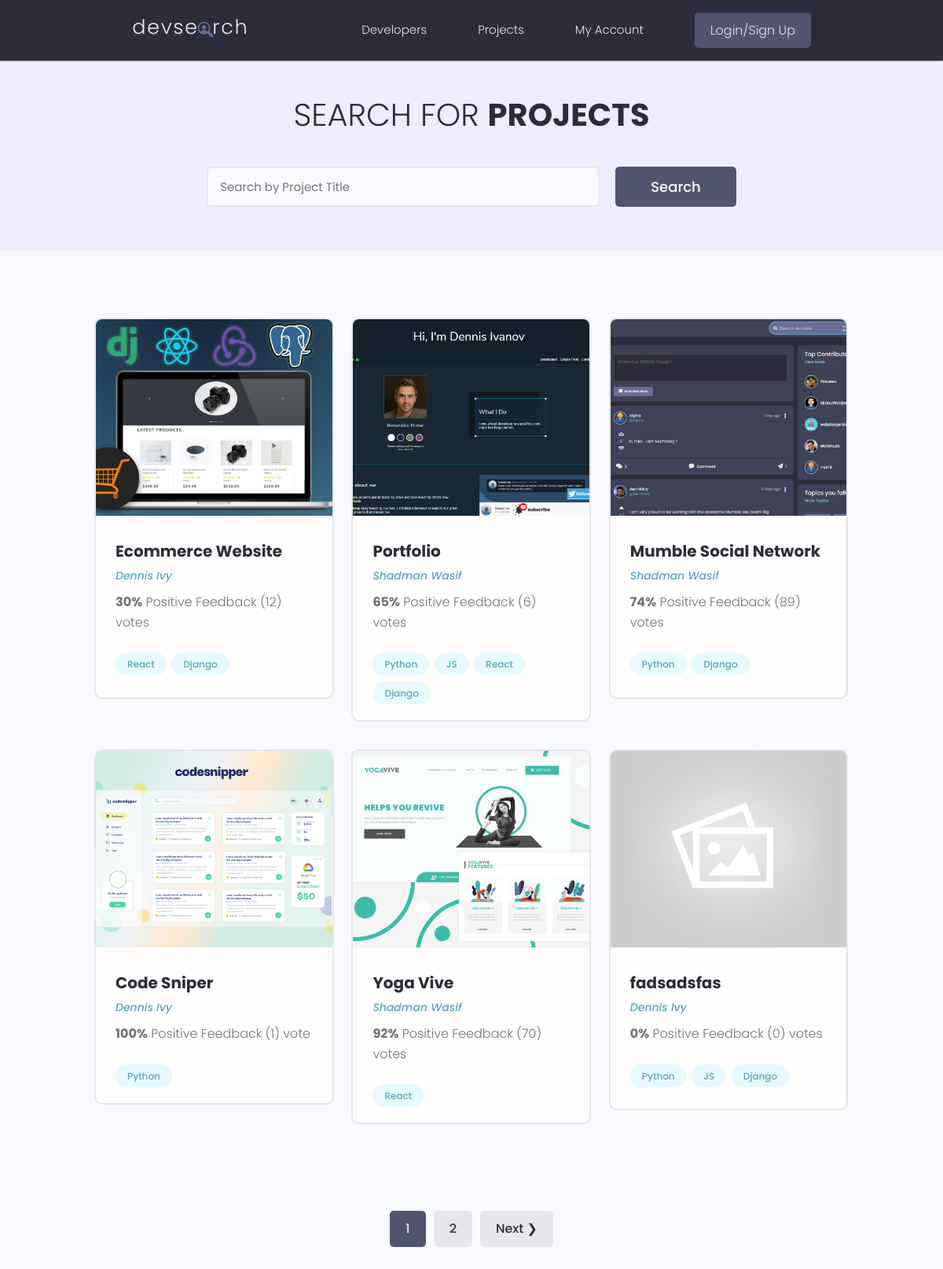
/projects/, run on the app's committed database.
### projects/models.py (models this page shows, shortened)
class Project(models.Model):
    owner = models.ForeignKey(Profile, null=True, blank=True, on_delete=models.SET_NULL)
    title = models.CharField(max_length=200)
    description = models.TextField(null=True, blank=True)
    featured_image = models.ImageField(null=True, blank=True, default="default.jpg")
    demo_link = models.CharField(max_length=200, null=True, blank=True)
    source_link = models.CharField(max_length=200, null=True, blank=True)
    tags = models.ManyToManyField('Tag', blank=True)
    vote_total = models.IntegerField(default=0, null=True, blank=True)
    vote_ratio = models.IntegerField(default=0, null=True, blank=True)
    created = models.DateTimeField(auto_now_add=True)
    id = models.UUIDField(default=uuid.uuid4, unique=True, primary_key=True, editable=False)
    class Meta:
        ordering = ['created']

class Tag(models.Model):
    name = models.CharField(max_length=200)
    created = models.DateTimeField(auto_now_add=True)
    id = models.UUIDField(default=uuid.uuid4, unique=True, primary_key=True, editable=False)
    def __str__(self):
        return self.name

### users/models.py (models this page shows, shortened)
class Profile(models.Model):
    user = models.OneToOneField(User, on_delete=models.CASCADE, null=True, blank=True)
    name = models.CharField(max_length=200, null=True, blank=True)
    email = models.EmailField(max_length=500, null=True, blank=True)
    username = models.CharField(max_length=200, null=True, blank=True)
    location = models.CharField(max_length=200, null=True, blank=True)
    short_intro = models.CharField(max_length=200, null=True, blank=True)
    bio = models.TextField(null=True, blank=True)
    profile_image = models.ImageField(null=True, blank=True, upload_to='profiles/', default='profiles/user-default.png')
    social_github = models.CharField(max_length=200, null=True, blank=True)
    social_twitter = models.CharField(max_length=200, null=True, blank=True)
    social_linkedin = models.CharField(max_length=200, null=True, blank=True)
    social_youtube = models.CharField(max_length=200, null=True, blank=True)
    social_website = models.CharField(max_length=200, null=True, blank=True)
    created = models.DateTimeField(auto_now_add=True)
    id = models.UUIDField(default=uuid.uuid4, unique=True, primary_key=True, editable=False)

### projects/views.py (the view)
# urls.py: path('', views.projects, name="projects"),
def projects(request):
    projects, search_query = searchProjects(request)
    custom_range, projects = paginateProjects(request, projects, 6)
    context = {'projects':projects, 'search_query': search_query, 'custom_range':custom_range}
    return render(request, "projects/projects.html", context)

### projects/utils.py (called while the page is built)
def paginateProjects(request, projects, results):
    page = request.GET.get('page')
    paginator = Paginator(projects, results)
    try:
        projects = paginator.page(page)
    except PageNotAnInteger:
        page = 1
        projects = paginator.page(page)
    except EmptyPage:
        page = paginator.num_pages
        projects = paginator.page(page)
    leftIndex = (int(page) - 4)
    if leftIndex<1:
        leftIndex = 1
    rightIndex = (int(page) + 5)
    if rightIndex > paginator.num_pages:
        rightIndex = paginator.num_pages
    custom_range = range(leftIndex, rightIndex+1)
    return custom_range, projects

def searchProjects(request):
    search_query = ''
    if request.GET.get('search_query'):
        search_query = request.GET.get('search_query')
    tags = Tag.objects.filter(name__icontains = search_query)
    projects = Project.objects.distinct().filter(
        Q(title__icontains=search_query) | Q(description__icontains=search_query) | Q(owner__name__icontains=search_query) | Q(tags__in = tags)
    )
    return projects, search_query

### projects/templates/projects/projects.html (shortened to what this page needs)
{% extends 'main.html' %} {% block content %}
<main class="projects">
    <section class="hero-section text-center">
        <div class="container container--narrow">
            <div class="hero-section__box">
                <h2>Search for <span>Projects</span></h2>
            </div>
            <div class="hero-section__search">
                <form id="searchForm" class="form" action="{% url 'projects' %}" method="GET">
                    <div class="form__field">
                        <input
                            class="input input--text"
                            id="formInput#search"
                            type="text"
                            name="search_query"
                            placeholder="Search by Project Title"
                            value="{{search_query}}"
                        />
                    </div>
                    <input
                        class="btn btn--sub btn--lg"
                        type="submit"
                        value="Search"
                    />
                </form>
            </div>
        </div>
    </section>
    <section class="projectsList">
        <div class="container">
            <div class="grid grid--three">
                {% for project in projects %}
                <div class="column">
                    <div class="card project">
                        <a
                            href="{% url 'project' project.id %}"
                            class="project"
                        >
                            <img
                                class="project__thumbnail"
                                src="{{ project.featured_image.url }}"
                                alt="project thumbnail"
                            />
                            <div class="card__body">
                                <h3 class="project__title">
                                    {{ project.title }}
                                </h3>
                                <p>
                                    <a
                                        class="project__author"
                                        href="{% url 'user-profile' project.owner.id %}"
                                        >{{ project.owner.name }}</a
                                    >
                                </p>
                                <p class="project--rating">
                                    <span style="font-weight: bold"
                                        >{{ project.vote_ratio }}%</span
                                    >
                                    Positive Feedback ({{ project.vote_total }})
                                    vote{{project.vote_total|pluralize:"s"}}
                                </p>
                                <div class="project__tags">
                                    {% for tag in project.tags.all %}
                                    <span class="tag tag--pill tag--main">
                                        <small>{{ tag }}</small>
                                    </span>
                                    {% endfor %}
                                </div>
                            </div>
                        </a>
                    </div>
                </div>
                {% endfor %}
            </div>
        </div>
    </section>
    {% include 'pagination.html' with queryset=projects custom_range=custom_range %}
</main>
{% endblock content %}

### static/styles/app.css (style rules this page uses)
:root { --color-sub: #2d2d39; }
.btn--sub { background-color: var(--color-sub-light); }
.card { border: 2px solid var(--color-light); }
img { width: 100%; }
.hero-section { height: 40vh; display: flex; align-items: center; background-color: var(--color-sub); }
.hero-section__box { margin-bottom: 4rem; }
.hero-section__box > h2, .hero-section__box > h2 > span { font-size: 4rem; color: var(--color-light); line-height: 1.3; text-transform: uppercase; }
.hero-section__box > h2 { font-weight: 300; }
.hero-section__box > h2 > span { font-weight: 700; }
.hero-section__search > .form { display: flex; align-items: center; justify-content: center; gap: 2rem; }
.hero-section__search > .form input.input--text { width: 50rem; }
.project__author { font-size: 1.4rem; font-style: italic; }
.project--rating { margin-bottom: 1.6em; margin-top: .5em; }
.projects > .hero-section { background: var(--color-sub-lighter); height: 30vh; }
.projects .hero-section__box { margin-bottom: 2.5rem; }
.projects .hero-section__box > h2 { color: var(--color-sub); }
.projects .hero-section__box > h2 > span { font-weight: 700; color: var(--color-sub); }
.projectsList { margin-top: 8rem; }
.project__thumbnail { height: 25rem; object-fit: cover; object-position: top center; }
.project__title { font-size: 2rem; font-weight: 700; color: var(--color-sub); }

### static/uikit/styles/modules/_variables.css (style rules this page uses)
:root { --color-main: #5aa5b9; --color-main-light: #e6faff; --color-sub: #3f4156; --color-sub-light: #51546e; --color-sub-lighter: #ededfd; --color-text: #737373; --color-gray: #8b8b8b; --color-light: #e5e7eb; --color-light-gray: #767676; --color-bg: #f8fafd; --color-white: #fffefd; --color-white-light: #f3f3f3; --color-success: #359e64; --color-success-bg: #def8e8; --color-error: #fc4b0b; --color-error-bg: #fff2ee; --font-base: 'Poppins', arial, helvetica, 'Segoe UI', roboto, ubuntu, sans-serif; --font-monospace: 'Fira Code', 'Courier New', courier, monospace; --font-regular: 300; --font-medium: 500; --font-bold: 700; --generic-shadow: 1px 1px 5px #00000010; --generic-transition: all 0.3s ease-in-out; }

### static/uikit/styles/modules/_base.css (style rules this page uses)
* { margin: 0; padding: 0; box-sizing: border-box; text-rendering: optimizeLegibility; color: inherit; font-size: inherit; }
html { font-size: 50%; }
@media only screen and (min-width: 480px) { html { font-size: 56.25%; } }
@media only screen and (min-width: 1200px) { html { font-size: 62.5%; } }
body { line-height: 1.6; font-weight: 400; font-size: 1.5rem; color: var(--color-text); background-color: var(--color-bg); min-height: 100vh; }

### static/uikit/styles/modules/_typography.css (style rules this page uses)
* { font-family: var(--font-base); }
h2 { font-size: 3.6rem; font-weight: var(--font-bold); }
h3 { font-size: 3.2rem; font-weight: var(--font-medium); }
p, span, strong { font-size: 1.6rem; color: var(--color-text); font-weight: var(--font-regular); }
a { padding-bottom: 2px; text-decoration: none; display: inline-block; color: var(--color-main); font-weight: var(--font-medium); }

### static/uikit/styles/modules/_utilities.css (style rules this page uses)
.container { width: 92%; max-width: 165rem; margin: 0 auto; box-sizing: border-box; }
.container--narrow { width: 92%; max-width: 120rem; }
@media screen and (min-width: 1000px) { .container { width: 90%; } }
@media screen and (min-width: 1000px) { .container--narrow { width: 85%; } }
@media screen and (min-width: 1200px) { .container { width: 80%; } }
@media screen and (min-width: 1200px) { .container--narrow { width: 72%; } }
.text-center { text-align: center; }

### static/uikit/styles/modules/_button.css (style rules this page uses)
.btn { display: inline-block; position: relative; cursor: pointer; background-color: var(--color-light); font-weight: var(--font-medium); color: var(--color-sub); text-decoration: none; padding: 1rem 2rem; border-radius: 0.5rem; border: none; width: -webkit-fit-content; width: -moz-fit-content; width: fit-content; height: -webkit-fit-content; height: -moz-fit-content; height: fit-content; font-size: 1.6rem; outline-width: 0; outline-color: transparent; -webkit-backface-visibility: hidden; backface-visibility: hidden; transition: all 0.3s ease-in-out; }
.btn--sub { background-color: var(--color-sub); color: var(--color-white); }
.btn--lg { font-size: 1.8rem; padding: 1.2rem 4.5rem; }

### static/uikit/styles/modules/_card.css (style rules this page uses)
.card { border-radius: 1rem; background-color: var(--color-white); border: 1.5px solid var(--color-light); width: auto; height: auto; margin-top: 0.5rem; margin-bottom: 0.5rem; overflow: hidden; }
.card__body, .card__header { padding: 2rem 2.5rem; }

### data on the page
Project: featured_image (picture), title "Ecommerce Website", owner.name "Dennis Ivy", vote_ratio "30", vote_total "12"
Tag: name "React"
Tag: name "Django"
Project: featured_image (picture), title "Portfolio", owner.name "Shadman Wasif", vote_ratio "65", vote_total "6"
Tag: name "Python"
Tag: name "JS"
Project: featured_image (picture), title "Mumble Social Network", owner.name "Shadman Wasif", vote_ratio "74", vote_total "89"
Project: featured_image (picture), title "Code Sniper", owner.name "Dennis Ivy", vote_ratio "100", vote_total "1"
Project: featured_image (picture), title "Yoga Vive", owner.name "Shadman Wasif", vote_ratio "92", vote_total "70"
Project: featured_image (placeholder picture), title "fadsadsfas", owner.name "Dennis Ivy", vote_ratio "0", vote_total "0"

### other printed values
{{ page }} "1"
{{ page }} "2"
